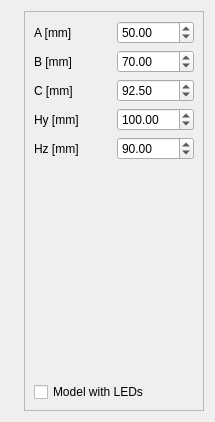
              <widget class="QWidget" name="page_3">
               <layout class="QHBoxLayout" name="horizontalLayout_3">
                <item>
                 <widget class="QLabel" name="label_24">
                  <property name="text">
                   <string/>
                  </property>
                  <property name="pixmap">
                   <pixmap resource="ltr_rc.qrc">:/ltr/cap.png</pixmap>
                  </property>
                 </widget>
                </item>
                <item>
                 <widget class="QFrame" name="frame_3">
                  <property name="minimumSize">
                   <size>
                    <width>180</width>
                    <height>400</height>
                   </size>
                  </property>
                  <property name="maximumSize">
                   <size>
                    <width>180</width>
                    <height>400</height>
                   </size>
                  </property>
                  <property name="frameShape">
                   <enum>QFrame::StyledPanel</enum>
                  </property>
                  <property name="frameShadow">
                   <enum>QFrame::Raised</enum>
                  </property>
                  <widget class="QWidget" name="verticalLayoutWidget_3">
                   <property name="geometry">
                    <rect>
                     <x>10</x>
                     <y>10</y>
                     <width>160</width>
                     <height>381</height>
                    </rect>
                   </property>
                   <layout class="QVBoxLayout" name="verticalLayout_9">
                    <item>
                     <layout class="QGridLayout" name="gridLayout_2">
                      <item row="0" column="0">
                       <widget class="QLabel" name="label_25">
                        <property name="text">
                         <string>A [mm]</string>
                        </property>
                       </widget>
                      </item>
                      <item row="0" column="1">
                       <widget class="QDoubleSpinBox" name="CapA">
                        <property name="minimum">
                         <double>1.000000000000000</double>
                        </property>
                        <property name="maximum">
                         <double>999.990000000000009</double>
                        </property>
                        <property name="value">
                         <double>50.000000000000000</double>
                        </property>
                       </widget>
                      </item>
                      <item row="1" column="1">
                       <widget class="QDoubleSpinBox" name="CapB">
                        <property name="minimum">
                         <double>1.000000000000000</double>
                        </property>
                        <property name="maximum">
                         <double>999.990000000000009</double>
                        </property>
                        <property name="value">
                         <double>70.000000000000000</double>
                        </property>
                       </widget>
                      </item>
                      <item row="1" column="0">
                       <widget class="QLabel" name="label_26">
                        <property name="text">
                         <string>B [mm]</string>
                        </property>
                       </widget>
                      </item>
                      <item row="2" column="0">
                       <widget class="QLabel" name="label_27">
                        <property name="text">
                         <string>C [mm]</string>
                        </property>
                       </widget>
                      </item>
                      <item row="2" column="1">
                       <widget class="QDoubleSpinBox" name="CapC">
                        <property name="minimum">
                         <double>1.000000000000000</double>
                        </property>
                        <property name="maximum">
                         <double>999.990000000000009</double>
                        </property>
                        <property name="value">
                         <double>92.500000000000000</double>
                        </property>
                       </widget>
                      </item>
                      <item row="3" column="0">
                       <widget class="QLabel" name="label_28">
                        <property name="text">
                         <string>Hy [mm]</string>
                        </property>
                       </widget>
                      </item>
                      <item row="3" column="1">
                       <widget class="QDoubleSpinBox" name="CapHy">
                        <property name="minimum">
                         <double>1.000000000000000</double>
                        </property>
                        <property name="maximum">
                         <double>999.990000000000009</double>
                        </property>
                        <property name="value">
                         <double>100.000000000000000</double>
                        </property>
                       </widget>
                      </item>
                      <item row="4" column="0">
                       <widget class="QLabel" name="label_29">
                        <property name="text">
                         <string>Hz [mm]</string>
                        </property>
                       </widget>
                      </item>
                      <item row="4" column="1">
                       <widget class="QDoubleSpinBox" name="CapHz">
                        <property name="minimum">
                         <double>1.000000000000000</double>
                        </property>
                        <property name="maximum">
                         <double>999.990000000000009</double>
                        </property>
                        <property name="value">
                         <double>90.000000000000000</double>
                        </property>
                       </widget>
                      </item>
                     </layout>
                    </item>
                    <item>
                     <spacer name="verticalSpacer_5">
                      <property name="orientation">
                       <enum>Qt::Vertical</enum>
                      </property>
                      <property name="sizeHint" stdset="0">
                       <size>
                        <width>20</width>
                        <height>40</height>
                       </size>
                      </property>
                     </spacer>
                    </item>
                    <item>
                     <widget class="QCheckBox" name="CapLeds">
                      <property name="text">
                       <string>Model with LEDs</string>
                      </property>
                     </widget>
                    </item>
                   </layout>
                  </widget>
                 </widget>
                </item>
               </layout>
              </widget>
